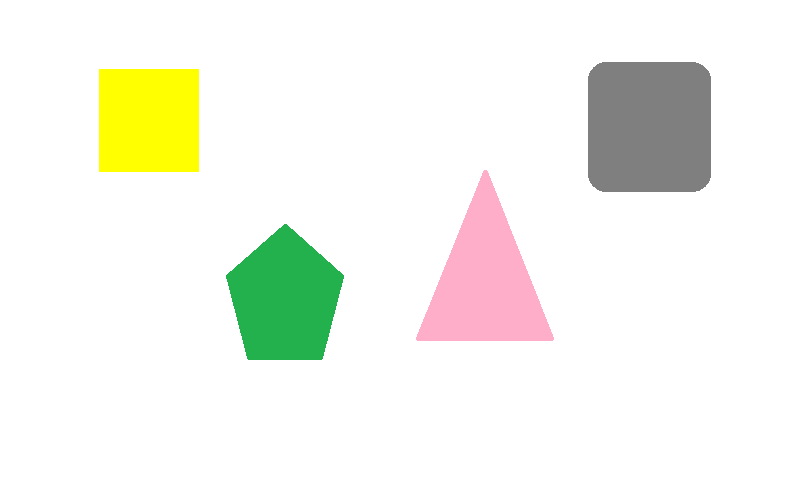
#> input picture deteksi warna/kuning/kuning01.png, 800 x 490 px; its folder holds 3 pictures in this run
$ python kuning.py
#> lines starting #> are read from the running program, lines starting #| are printed output that depends on the picture; after the words box and inside, x2 and y2 are one past the last pixel; in counts of white or black regions, pixels touching at a corner belong together
import cv2
import numpy as np

for i in range(1, 4):
    img = cv2.imread('kuning0' + str(i) + '.png', 1)
#> img is the input picture: shape (490, 800, 3); mean B, G, R 236.3, 245.1, 243.5
    hsv = cv2.cvtColor(img, cv2.COLOR_BGR2HSV)
#> hsv: shape (490, 800, 3); mean H, S, V 8.1, 15.2, 247.6

    lower_api0 = np.array([20, 235, 235])
    upper_api0 = np.array([40, 255, 255])
    mask = cv2.inRange(hsv, lower_api0, upper_api0)
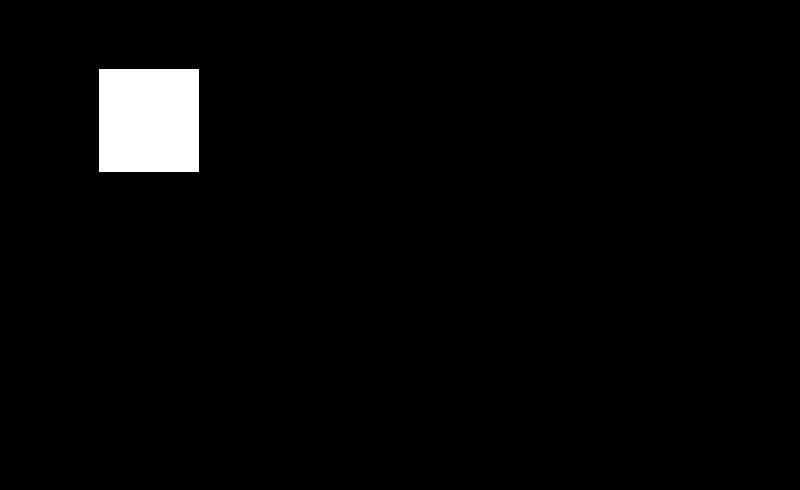
#> mask: shape (490, 800); 2.6% white; 1 white region, box (x1, y1, x2, y2) and area: (99, 69, 199, 172) 10300

    new_img = cv2.bitwise_and(img, img, mask=mask)
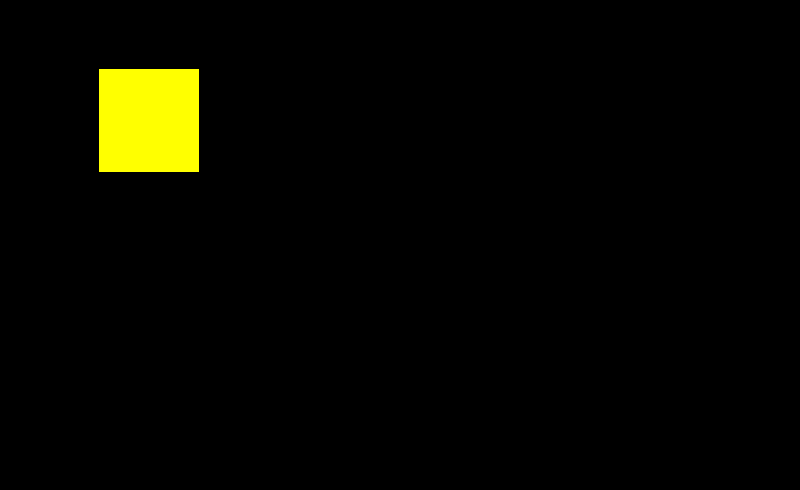
#> new_img: shape (490, 800, 3); mean B, G, R 0, 6.7, 6.7

    cv2.imshow("hasil" + str(i) + ".png", new_img)
    cv2.imshow('image', img)

    cv2.waitKey(0)
    cv2.destroyAllWindows()
#> pass 2 of the loop `for i in range(1, 4):`:
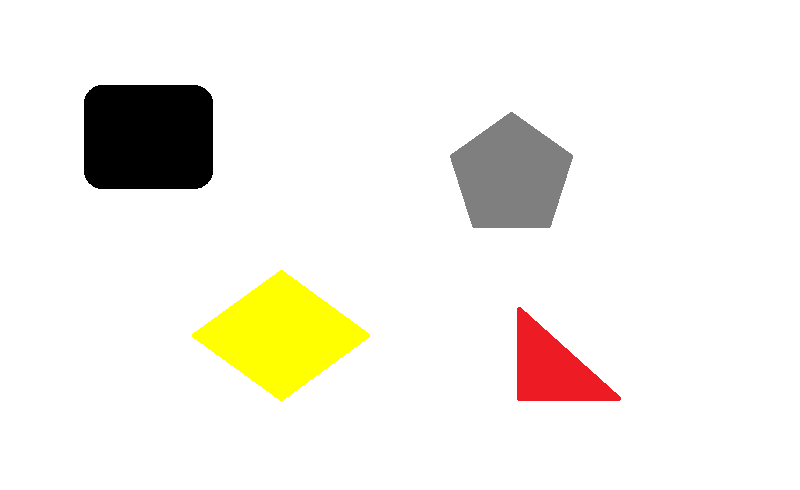
#> input picture deteksi warna/kuning/kuning02.png, 800 x 490 px
#> img is the input picture: shape (490, 800, 3); mean B, G, R 232.5, 240.2, 242.9
#> hsv: shape (490, 800, 3); mean H, S, V 3.3, 10.8, 242.9
#> `mask = cv2.inRange(hsv, lower_api0, upper_api0)`:
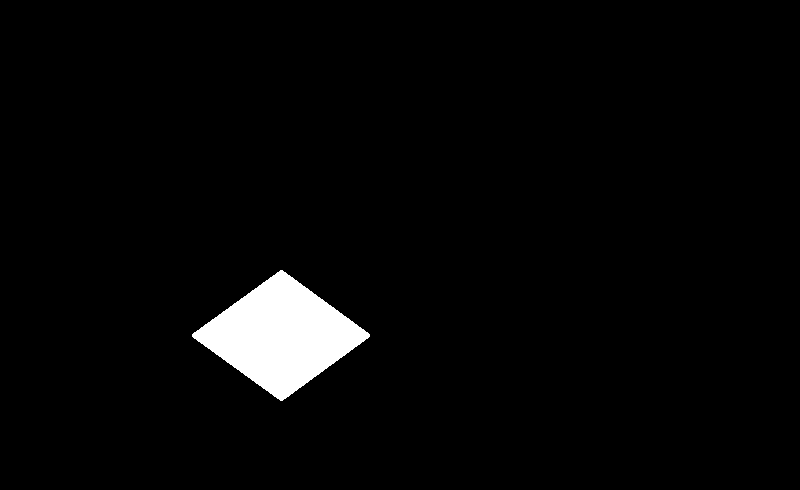
#> mask: shape (490, 800); 3.1% white; 1 white region, box (x1, y1, x2, y2) and area: (192, 270, 370, 401) 11995
#> `new_img = cv2.bitwise_and(img, img, mask=mask)`:
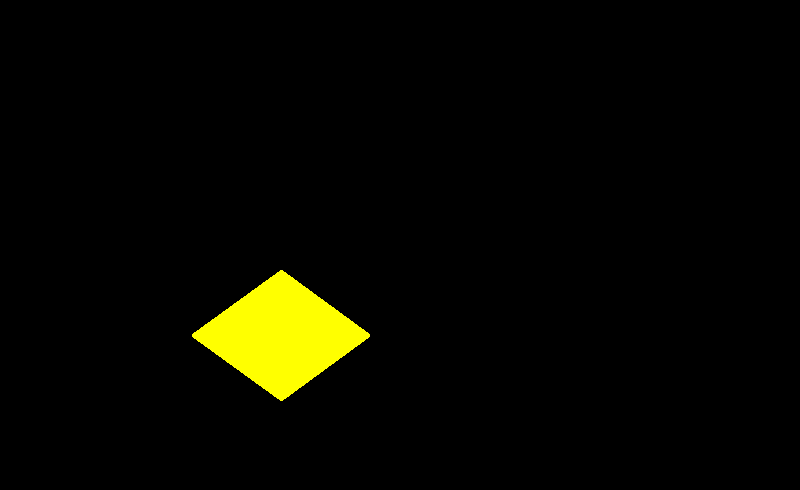
#> new_img: shape (490, 800, 3); mean B, G, R 0, 7.8, 7.8
#> pass 3 of the loop `for i in range(1, 4):`:
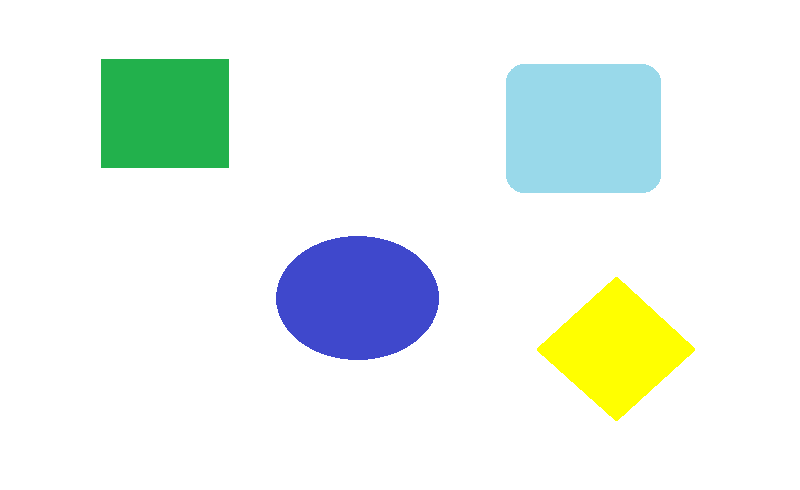
#> input picture deteksi warna/kuning/kuning03.png, 800 x 490 px
#> img is the input picture: shape (490, 800, 3); mean B, G, R 237.9, 242.9, 234.2
#> hsv: shape (490, 800, 3); mean H, S, V 12.9, 26.5, 249.1
#> `mask = cv2.inRange(hsv, lower_api0, upper_api0)`:
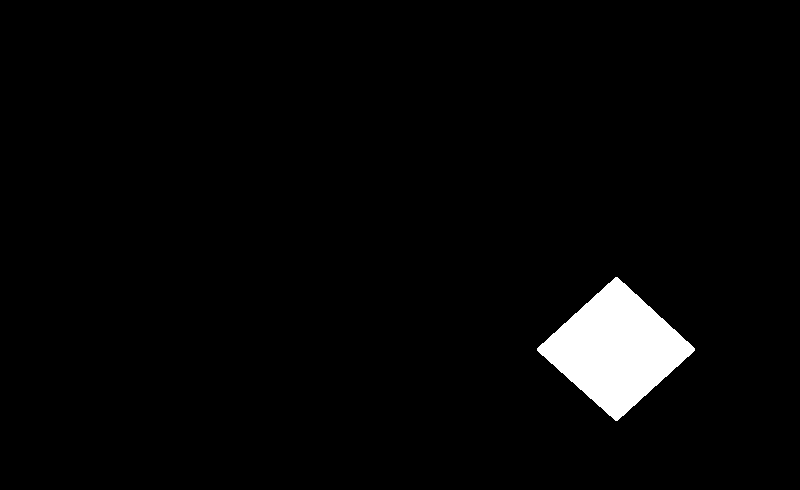
#> mask: shape (490, 800); 3% white; 1 white region, box (x1, y1, x2, y2) and area: (537, 277, 695, 421) 11686
#> `new_img = cv2.bitwise_and(img, img, mask=mask)`:
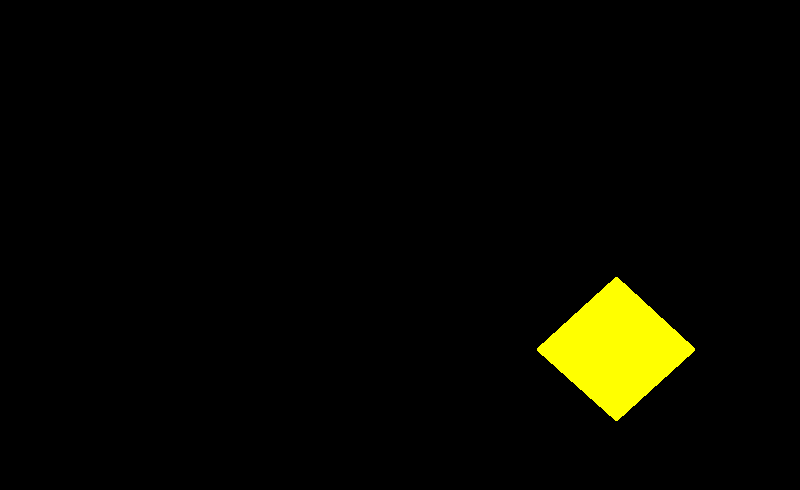
#> new_img: shape (490, 800, 3); mean B, G, R 0, 7.6, 7.6
